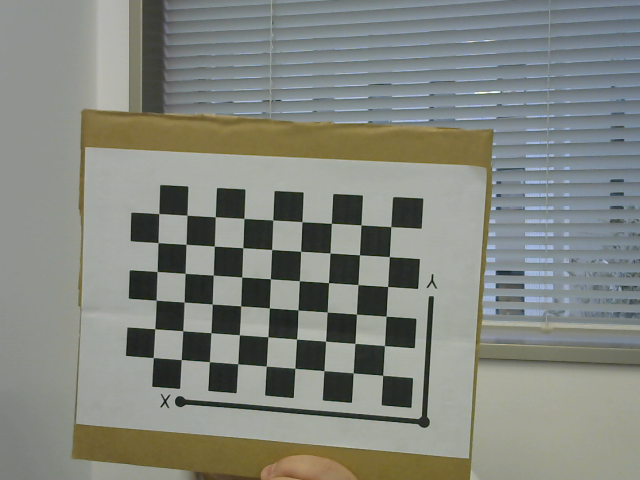
#> input picture images/img0.png, 640 x 480 px; its folder holds only this picture in this run
$ python 01.calibration.py
#> lines starting #> are read from the running program, lines starting #| are printed output that depends on the picture; after the words box and inside, x2 and y2 are one past the last pixel; in counts of white or black regions, pixels touching at a corner belong together
import numpy as np
import cv2 as cv
import glob
import pickle

# Chessboard settings
chessboardSize = (9, 6)

# Load frame size from file
with open('./calib_files/frameSize.pkl', 'rb') as f:
#> (reads calib_files/frameSize.pkl from the repository)
    frameSize = pickle.load(f)
    print(f"Loaded frame size: {frameSize}")

# Termination criteria for corner refinement
criteria = (cv.TERM_CRITERIA_EPS + cv.TERM_CRITERIA_MAX_ITER, 30, 0.001)

# Prepare object points (3D points in real world space)
objp = np.zeros((chessboardSize[0] * chessboardSize[1], 3), np.float32)
objp[:, :2] = np.mgrid[0:chessboardSize[0], 0:chessboardSize[1]].T.reshape(-1, 2)

# Size of chessboard squares in mm
size_of_chessboard_squares_mm = 23
objp = objp * size_of_chessboard_squares_mm

# Arrays to store object points and image points
objpoints = []  # 3D points in real world space
imgpoints = []  # 2D points in image plane

# Load chessboard images
images = glob.glob('./images/*.png')

for image in images:
    img = cv.imread(image)
#> img is the input picture: shape (480, 640, 3); mean B, G, R 126.7, 134.2, 130.4
    gray = cv.cvtColor(img, cv.COLOR_BGR2GRAY)
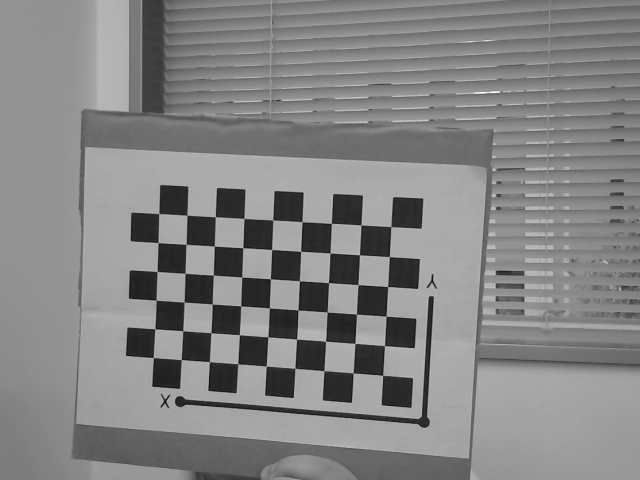
#> gray: shape (480, 640); min 12, max 255, mean 132.2

    # Find the chessboard corners
    ret, corners = cv.findChessboardCorners(gray, chessboardSize, None)
#> ret = True; corners = 54 rows, first 8: [382.6, 375.3], [353.2, 372.8], [323.9, 370.6], [294.9, 368.3], [266.3, 366.1], [237.7, 363.6], [209.4, 361.7], [181.3, 359.5]

    # If corners are found, refine them and store the points
    if ret:
        objpoints.append(objp)
        corners2 = cv.cornerSubPix(gray, corners, (11, 11), (-1, -1), criteria)
#> corners2 = 54 rows, first 8: [382.7, 375.3], [353.2, 372.9], [323.9, 370.6], [294.8, 368.3], [266.3, 366.1], [237.7, 363.8], [209.4, 361.7], [181.2, 359.6]
        imgpoints.append(corners)

        # Draw and display the corners
        cv.drawChessboardCorners(img, chessboardSize, corners2, ret)
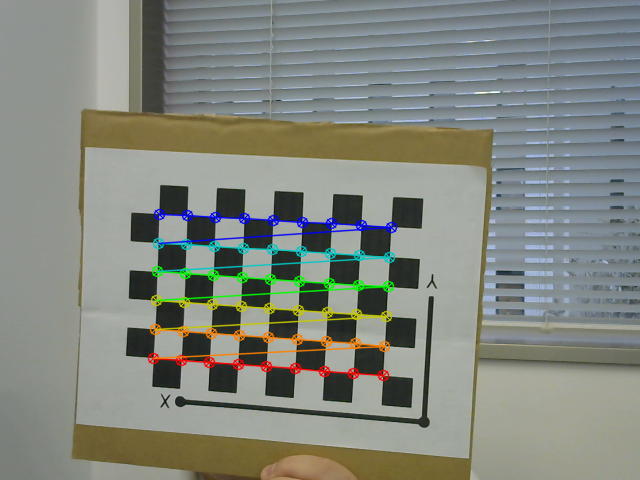
#> img: shape (480, 640, 3); 3.79% of pixels changed, all inside (x1, y1, x2, y2) = (147, 208, 398, 382)
        cv.imshow('img', img)
        cv.waitKey(1000)

cv.destroyAllWindows()

# Camera calibration
ret, cameraMatrix, dist, rvecs, tvecs = cv.calibrateCamera(objpoints, imgpoints, frameSize, None, None)
#> ret = 0.133; cameraMatrix = [[635.9, 0, 318.2], [0, 640.2, 194.8], [0, 0, 1]]; dist = [[-0.187, 2.25, -0.00146, -0.0213, -6.24]]; rvecs = ([-0.235, 0.075, -3.09],); tvecs = ([50.78, 138.7, 487.5],)

# Save the calibration results for later use
pickle.dump((cameraMatrix, dist), open("./calib_files/calibration.pkl", "wb"))
pickle.dump(cameraMatrix, open("./calib_files/cameraMatrix.pkl", "wb"))
pickle.dump(dist, open("./calib_files/dist.pkl", "wb"))

# Save object points and image points
pickle.dump(objpoints, open("./calib_files/objpoints.pkl", "wb"))
pickle.dump(imgpoints, open("./calib_files/imgpoints.pkl", "wb"))

# Save rvecs and tvecs for reprojection error calculation
pickle.dump(rvecs, open("./calib_files/rvecs.pkl", "wb"))
pickle.dump(tvecs, open("./calib_files/tvecs.pkl", "wb"))

print("Camera calibration completed and saved.")
